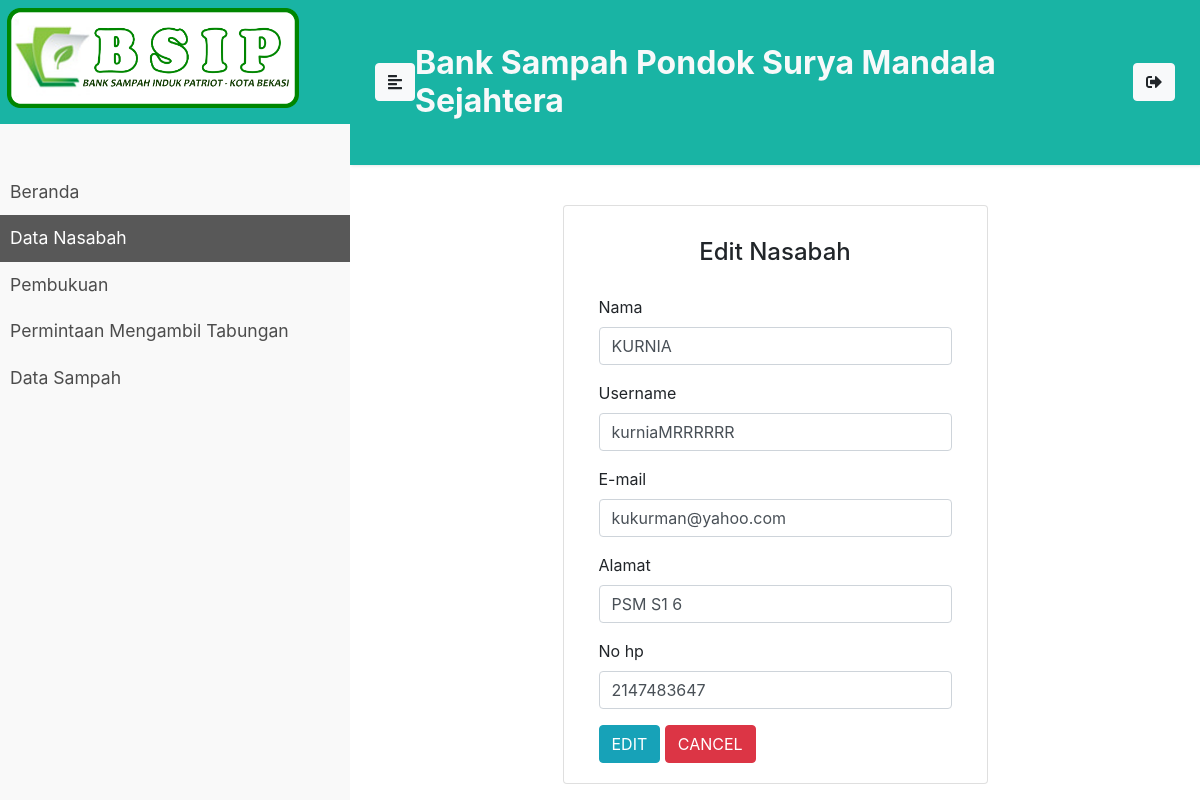
The page /admin/edit_nasabah.php?id_nasabah=4 on the database its author committed.
### tables this page shows
CREATE TABLE `nasabah` (
  `id_nasabah` int(11) NOT NULL,
  `nama` varchar(35) NOT NULL,
  `rek` varchar(11) NOT NULL,
  `noktp` int(30) NOT NULL,
  `username` varchar(25) NOT NULL,
  `email` varchar(35) NOT NULL,
  `tmpt` varchar(25) NOT NULL,
  `tgll` date NOT NULL,
  `alamat` varchar(50) NOT NULL,
  `pass` varchar(20) NOT NULL,
  `nohp` int(15) NOT NULL,
  `bergabung` date NOT NULL,
  `saldo` int(11) NOT NULL
);

### config/db.php (called while the page is built)
<?php
	$conn = mysqli_connect("localhost","root","","bank_sampah");
function query($query){
	global $conn;
	$result = mysqli_query($conn, $query);
	$rows = [];
	while ($row = mysqli_fetch_assoc($result)) {
		$rows[] = $row;
	}
	return $rows;
}
?>

### admin/edit_nasabah.php (the view, shortened to what this page needs)
<?php
$id_nasabah =  $_GET["id_nasabah"];
$t_edit = query("SELECT * FROM nasabah WHERE id_nasabah = $id_nasabah")[0];
?>
<!DOCTYPE html>
<html>
<head>
    <link rel="stylesheet" href="../css/bootstrap.min.css">
    <link rel="stylesheet" href="../css/style3.css">
    <link rel="stylesheet" href="../css/jquery.mCustomScrollbar.min.css">
</head>
<body>
    <div class="wrapper">
        <nav id="sidebar">
            <div class="sidebar-header">
                <h3><a href="index2.php"><img src="../img/bsip3.png" height="100px"></a></h3>
              </div>
             <ul class="list-unstyled components">
                <li s>
                    <a href="index2.php">Beranda</a>
                </li>
                <li class="active">
                    <a href="nasabah_admin.php">Data Nasabah</a>
                </li>
                <li>
                    <a href="pembukuan_admin.php">Pembukuan</a>
                </li>
                <li>
                    <a href="Konfrimasi_pengambilan.php">Permintaan Mengambil Tabungan</a>
                </li>
                <li>
                    <a href="data_sampah.php">Data Sampah</a>
                </li>
            </ul>
        </nav>
        <div id="content">
            <nav class="navbar navbar-expand-lg"  style="padding: 36px 10px;">
                <div class="container-fluid">
                    <button type="button" id="sidebarCollapse" class="btn btn-light">
                        <i class="fas fa-align-left"></i>
                    </button>
                     <h2 class="font-weight-bold pt-2 text-light">Bank Sampah Pondok Surya Mandala Sejahtera</h2>
                    <div id="navbarSupportedContent">
                        <ul class="nav navbar-nav ml-auto">
                            <li class="nav-item active" >
                                <button class="btn btn-light">
                                    <a href="logout.php" title="Log Out">
                                    <i class="fas fa-sign-out-alt"></i>
                                    </a>
                                </button>
                            </li>
                        </ul>
                    </div>
                </div>
            </nav>
<div class="container pb-5">
<div class="row">
<div class="card mx-auto col-md-6">
  <div class="text-center pt-4">
    <h4 class="pt-2">Edit Nasabah</h4>
  </div>
  <div class="card-body">
      <form method="post">
        <div class="form-group">
          <label for="nama">Nama</label>
          <input type="text" class="form-control" name="nama" maxlength="30" value="<?= $t_edit["nama"];?>" placeholder="nama">
        </div>
        <div class="form-group">
          <label for="username">Username</label>
          <input type="text" class="form-control" maxlength="30" name="username" value="<?= $t_edit["username"];?>" id="username" placeholder="username">
        </div>
        <div class="form-group">
          <label for="username">E-mail</label>
          <input type="text" class="form-control" maxlength="30" name="email" value="<?= $t_edit["email"];?>" id="email" placeholder="email">
        </div>
        <div class="form-group">
          <label for="Alamat">Alamat</label>
          <input type="text" class="form-control" name="alamat" maxlength="150" value="<?= $t_edit["alamat"];?>" id="Alamat" placeholder="Alamat">
        </div>
        <div class="form-group">
          <label for="nohp">No hp</label>
          <input type="number" class="form-control" name="nohp" maxlength="13" value="<?= $t_edit["nohp"];?>" id="nohp" placeholder="nohp">
        </div>
             <button type="sumbit" name="edit" class="btn btn-info" >EDIT</button>
             <button type="reset" name="reset" class="btn btn-danger" >CANCEL</button>
         </form>
  </div>
</div>
</div>
</div>
</body>
</html>

### css/style3.css (style rules this page uses)
body { font-family: 'Poppins', sans-serif; background: #e9eaee; }
a, a:hover, a:focus { color: inherit; text-decoration: none; transition: all 0.3s; }
.navbar { padding: 9px 10px; background: #19b4a4; border: none; border-radius: 0; margin-bottom: 40px; box-shadow: 1px 1px 3px rgba(0, 0, 0, 0.1); }
.wrapper { display: flex; width: 100%; }
#sidebar { width: 350px; position: fixed; top: 0; left: 0; height: 100vh; z-index: 999; background: #f9f9f9; color: #4c4c4c; transition: all 0.3s; }
#sidebar .sidebar-header { padding: 8px 7px; margin-bottom: 25px; background: #19b4a4; }
#sidebar ul.components { padding: 20px 0; border-bottom: 1px solid #f9f9f9; }
#sidebar ul li a { padding: 10px; font-size: 1.1em; display: block; }
#sidebar ul li.active>a, a[aria-expanded="true"] { color: #fff; background: #585858; }
#content { width: calc(100% - 350px); padding: 0px; min-height: 100vh; transition: all 0.3s; position: absolute; top: 0; right: 0; }

### rows shown on the page
nasabah: nama "KURNIA", username "kurniaMRRRRRR", email "kukurman@yahoo.com", alamat "PSM S1 6", nohp "2147483647"
